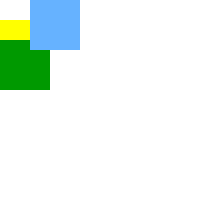
Frame 1 (no input)
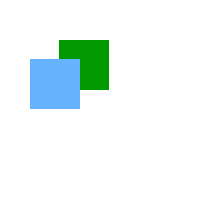
Frame 60 (the mouse pressed at the canvas centre just before this capture)
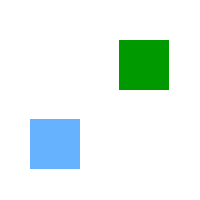
Frame 120 (the mouse held since frame 60 and released just before this capture)

The Processing sketch that drew these frames (run headless with seeded random() and noise(); from frame 60 on, the mouse is pressed at the canvas centre):

// Processing sketch: ex1
// ── ex1.pde
int i=0;
void setup() {
  size (200, 200);
  noStroke();
  
  i=0;
}
void draw() {
  background(255);
  fill(#FFFF00);
  rect(-i, 20, 50, 50);
  fill(#009900);
  rect(i, 40, 50, 50);
  fill(#66B2FF);
  rect(30, i, 50, 50);
  i++;
}
